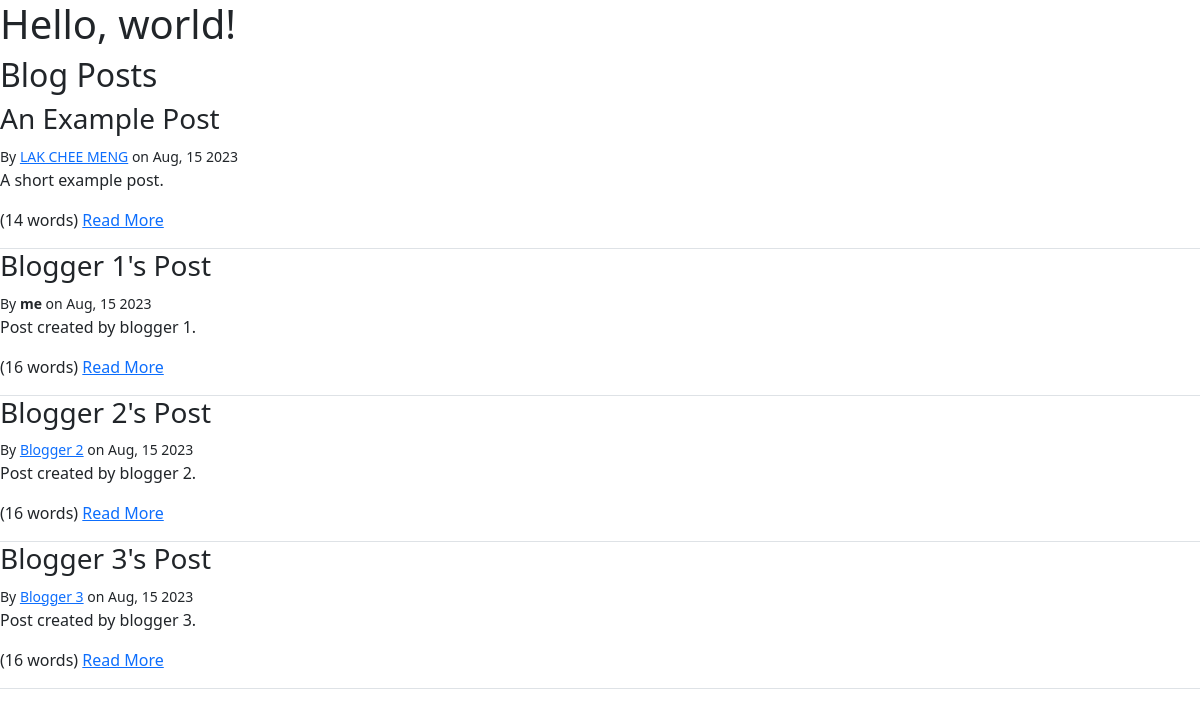
Screenshot of / (signed in) with the database file from the repository.
### blog/models.py (models this page shows, shortened)
class Post(models.Model):
    author = models.ForeignKey(settings.AUTH_USER_MODEL,on_delete=models.PROTECT)
    created_at = models.DateTimeField(auto_now_add=True)
    modified_at = models.DateTimeField(auto_now=True)
    published_at = models.DateTimeField(blank=True, null=True)
    title = models.TextField(max_length=100)
    slug = models.SlugField()
    summary = models.TextField(max_length=500)
    content = models.TextField()
    tags = models.ManyToManyField(Tag, related_name="posts")
    comments = GenericRelation(Comment)

### blog/views.py (the view)
# urls.py: path("", blog.views.index),
def index(request):
    posts = Post.objects.filter(published_at__lte=timezone.now())
    return render(request, "blog/index.html", {"posts": posts})

### blog/templatetags/blog_extras.py (called while the page is built)
@register.filter
def author_details(author, current_user=None):
    if not isinstance(author, user_model):
        return ""
    if author == current_user:
        return format_html("<strong>me</strong>")
    if author.first_name and author.last_name:
        name = f"{author.first_name} {author.last_name}"
    else:
        name = f"{author.username}"
    if author.email:
        prefix = format_html('<a href="mailto:{}">',author.email)
        suffix = format_html("</a>")
    else:
        prefix = ""
        suffix = ""
    return format_html('{}{}{}', prefix, name, suffix)

@register.simple_tag
def row(extra_classes=''):
    return format_html('<div class="row {}">', extra_classes)

@register.simple_tag
def endrow():
    return format_html("</div>")

### templates/blog/index.html
{% extends "base.html" %}
{% load blog_extras %}
{% block content %}
    <h2>Blog Posts</h2>
    {% for post in posts %}
    {% row "border-bottom" %}
        <div class="col">
            <h3>{{ post.title }}</h3>
            {% include "blog/post-byline.html" %}
            <p>{{ post.summary }}</p>
            <p>
                ({{ post.content|wordcount }} words)
                <a href="{% url "blog-post-detail" post.slug%}">Read More</a>
            </p>
        </div>
    {% endrow %}
    {% endfor %}
{% endblock %}

### templates/blog/post-byline.html
{% load blog_extras %}
<small>
    By {{ post.author|author_details:request.user }} on {{post.published_at|date:"M, d Y" }}
</small>

### rows the page displays
Post: title "An Example Post", author|author_details "LAK CHEE MENG", published_at "Aug, 15 2023", summary "A short example post.", content "14"
Post: title "Blogger 1's Post", author|author_details "me", published_at "Aug, 15 2023", summary "Post created by blogger 1.", content "16"
Post: title "Blogger 2's Post", author|author_details "Blogger 2", published_at "Aug, 15 2023", summary "Post created by blogger 2.", content "16"
Post: title "Blogger 3's Post", author|author_details "Blogger 3", published_at "Aug, 15 2023", summary "Post created by blogger 3.", content "16"
